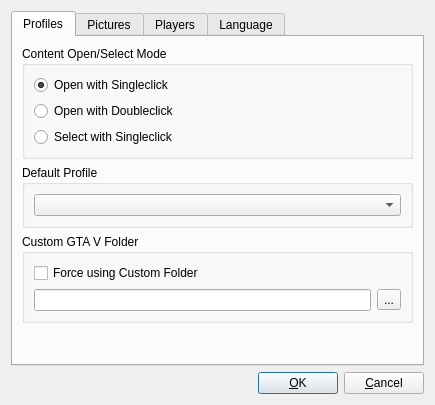
<?xml version="1.0" encoding="UTF-8"?>
<ui version="4.0">
 <class>OptionsDialog</class>
 <widget class="QDialog" name="OptionsDialog">
  <property name="geometry">
   <rect>
    <x>0</x>
    <y>0</y>
    <width>435</width>
    <height>405</height>
   </rect>
  </property>
  <property name="windowTitle">
   <string>%1 - Settings</string>
  </property>
  <property name="modal">
   <bool>true</bool>
  </property>
  <layout class="QVBoxLayout" name="vlOptions">
   <item>
    <widget class="QTabWidget" name="tabWidget">
     <property name="currentIndex">
      <number>0</number>
     </property>
     <widget class="QWidget" name="tabProfile">
      <attribute name="title">
       <string>Profiles</string>
      </attribute>
      <layout class="QVBoxLayout" name="vlProfile">
       <item>
        <widget class="QGroupBox" name="gbWidgets">
         <property name="title">
          <string>Content Open/Select Mode</string>
         </property>
         <layout class="QVBoxLayout" name="vlProfileContentMode">
          <item>
           <widget class="QRadioButton" name="rbOpenWithSC">
            <property name="text">
             <string>Open with Singleclick</string>
            </property>
            <property name="checked">
             <bool>true</bool>
            </property>
           </widget>
          </item>
          <item>
           <widget class="QRadioButton" name="rbOpenWithDC">
            <property name="text">
             <string>Open with Doubleclick</string>
            </property>
           </widget>
          </item>
          <item>
           <widget class="QRadioButton" name="rbSelectWithSC">
            <property name="text">
             <string>Select with Singleclick</string>
            </property>
           </widget>
          </item>
         </layout>
        </widget>
       </item>
       <item>
        <widget class="QGroupBox" name="gbDefaultProfile">
         <property name="title">
          <string>Default Profile</string>
         </property>
         <layout class="QVBoxLayout" name="vlDefaultProfile">
          <item>
           <widget class="QComboBox" name="cbProfiles"/>
          </item>
         </layout>
        </widget>
       </item>
       <item>
        <widget class="QGroupBox" name="gbDefaultFolder">
         <property name="title">
          <string>Custom GTA V Folder</string>
         </property>
         <layout class="QVBoxLayout" name="vlCustomGTAVFolder">
          <item>
           <widget class="QCheckBox" name="cbForceCustomFolder">
            <property name="text">
             <string>Force using Custom Folder</string>
            </property>
           </widget>
          </item>
          <item>
           <layout class="QHBoxLayout" name="hlDefaultFolder">
            <item>
             <widget class="QLineEdit" name="txtFolder"/>
            </item>
            <item>
             <widget class="QToolButton" name="cmdExploreFolder">
              <property name="text">
               <string>...</string>
              </property>
             </widget>
            </item>
           </layout>
          </item>
         </layout>
        </widget>
       </item>
       <item>
        <spacer name="vsProfile">
         <property name="orientation">
          <enum>Qt::Vertical</enum>
         </property>
         <property name="sizeHint" stdset="0">
          <size>
           <width>0</width>
           <height>0</height>
          </size>
         </property>
        </spacer>
       </item>
      </layout>
     </widget>
     <widget class="QWidget" name="tabPictures">
      <attribute name="title">
       <string>Pictures</string>
      </attribute>
      <layout class="QVBoxLayout" name="vlTabPictures">
       <item>
        <widget class="QGroupBox" name="gbPicResolution">
         <property name="title">
          <string>Export Size</string>
         </property>
         <layout class="QVBoxLayout" name="vlGbPicRes">
          <item>
           <widget class="QRadioButton" name="rbPicDefaultRes">
            <property name="text">
             <string>Default: %1x%2</string>
            </property>
            <property name="checked">
             <bool>true</bool>
            </property>
           </widget>
          </item>
          <item>
           <widget class="QRadioButton" name="rbPicDesktopRes">
            <property name="text">
             <string>Screen Resolution: %1x%2</string>
            </property>
           </widget>
          </item>
          <item>
           <layout class="QHBoxLayout" name="hlCustomRes">
            <item>
             <widget class="QRadioButton" name="rbPicCustomRes">
              <property name="text">
               <string>Custom Size:</string>
              </property>
             </widget>
            </item>
            <item>
             <widget class="QLabel" name="labPicCustomRes">
              <property name="enabled">
               <bool>false</bool>
              </property>
              <property name="text">
               <string>Custom Size:</string>
              </property>
             </widget>
            </item>
            <item>
             <widget class="QSpinBox" name="sbPicExportWidth">
              <property name="enabled">
               <bool>false</bool>
              </property>
              <property name="minimum">
               <number>1</number>
              </property>
              <property name="maximum">
               <number>3840</number>
              </property>
              <property name="value">
               <number>960</number>
              </property>
             </widget>
            </item>
            <item>
             <widget class="QLabel" name="labPicXDescription">
              <property name="enabled">
               <bool>false</bool>
              </property>
              <property name="text">
               <string>x</string>
              </property>
             </widget>
            </item>
            <item>
             <widget class="QSpinBox" name="sbPicExportHeight">
              <property name="enabled">
               <bool>false</bool>
              </property>
              <property name="minimum">
               <number>1</number>
              </property>
              <property name="maximum">
               <number>2160</number>
              </property>
              <property name="value">
               <number>536</number>
              </property>
             </widget>
            </item>
            <item>
             <spacer name="hsPicCustomSize">
              <property name="orientation">
               <enum>Qt::Horizontal</enum>
              </property>
              <property name="sizeHint" stdset="0">
               <size>
                <width>0</width>
                <height>0</height>
               </size>
              </property>
             </spacer>
            </item>
           </layout>
          </item>
          <item>
           <layout class="QHBoxLayout" name="hlAspectRatio">
            <item>
             <widget class="QCheckBox" name="cbIgnoreAspectRatio">
              <property name="text">
               <string>Ignore Aspect Ratio</string>
              </property>
             </widget>
            </item>
           </layout>
          </item>
         </layout>
        </widget>
       </item>
       <item>
        <widget class="QGroupBox" name="gbPicQuality">
         <property name="title">
          <string>Export Quality</string>
         </property>
         <layout class="QVBoxLayout" name="vlHlPicQuality">
          <item>
           <widget class="QCheckBox" name="cbPicCustomQuality">
            <property name="text">
             <string>Enable Custom Quality</string>
            </property>
           </widget>
          </item>
          <item>
           <layout class="QHBoxLayout" name="hlPicQuality">
            <item>
             <widget class="QLabel" name="labPicQualityDescription">
              <property name="enabled">
               <bool>false</bool>
              </property>
              <property name="text">
               <string>Quality:</string>
              </property>
             </widget>
            </item>
            <item>
             <widget class="QSlider" name="hsPicQuality">
              <property name="enabled">
               <bool>false</bool>
              </property>
              <property name="minimum">
               <number>1</number>
              </property>
              <property name="maximum">
               <number>100</number>
              </property>
              <property name="value">
               <number>100</number>
              </property>
              <property name="orientation">
               <enum>Qt::Horizontal</enum>
              </property>
             </widget>
            </item>
            <item>
             <widget class="QLabel" name="labPicQuality">
              <property name="enabled">
               <bool>false</bool>
              </property>
              <property name="text">
               <string>%1%</string>
              </property>
              <property name="wordWrap">
               <bool>true</bool>
              </property>
             </widget>
            </item>
           </layout>
          </item>
         </layout>
        </widget>
       </item>
       <item>
        <widget class="QGroupBox" name="gbSnapmaticPictureViewer">
         <property name="title">
          <string>Picture Viewer</string>
         </property>
         <layout class="QVBoxLayout" name="vlSnapmaticPictureViewer">
          <item>
           <widget class="QCheckBox" name="cbSnapmaticNavigationBar">
            <property name="text">
             <string>Enable Navigation Bar</string>
            </property>
           </widget>
          </item>
         </layout>
        </widget>
       </item>
       <item>
        <spacer name="vsTabPictures">
         <property name="orientation">
          <enum>Qt::Vertical</enum>
         </property>
         <property name="sizeHint" stdset="0">
          <size>
           <width>0</width>
           <height>0</height>
          </size>
         </property>
        </spacer>
       </item>
      </layout>
     </widget>
     <widget class="QWidget" name="tabPlayers">
      <attribute name="title">
       <string>Players</string>
      </attribute>
      <layout class="QVBoxLayout" name="vlPlayers">
       <property name="leftMargin">
        <number>0</number>
       </property>
       <property name="topMargin">
        <number>0</number>
       </property>
       <property name="rightMargin">
        <number>0</number>
       </property>
       <property name="bottomMargin">
        <number>0</number>
       </property>
       <item>
        <widget class="QTreeWidget" name="twPlayers">
         <property name="frameShape">
          <enum>QFrame::NoFrame</enum>
         </property>
         <property name="frameShadow">
          <enum>QFrame::Plain</enum>
         </property>
         <property name="lineWidth">
          <number>0</number>
         </property>
         <property name="editTriggers">
          <set>QAbstractItemView::NoEditTriggers</set>
         </property>
         <property name="verticalScrollMode">
          <enum>QAbstractItemView::ScrollPerPixel</enum>
         </property>
         <property name="sortingEnabled">
          <bool>true</bool>
         </property>
         <property name="wordWrap">
          <bool>true</bool>
         </property>
         <column>
          <property name="text">
           <string>ID</string>
          </property>
         </column>
         <column>
          <property name="text">
           <string>Name</string>
          </property>
         </column>
        </widget>
       </item>
      </layout>
     </widget>
     <widget class="QWidget" name="tabLocalization">
      <attribute name="title">
       <string>Language</string>
      </attribute>
      <layout class="QVBoxLayout" name="vlLocalization">
       <item>
        <widget class="QGroupBox" name="gbLanguage">
         <property name="title">
          <string>Language</string>
         </property>
         <layout class="QVBoxLayout" name="vlLanguage">
          <item>
           <widget class="QComboBox" name="cbLanguage"/>
          </item>
         </layout>
        </widget>
       </item>
       <item>
        <spacer name="vsInterface">
         <property name="orientation">
          <enum>Qt::Vertical</enum>
         </property>
         <property name="sizeHint" stdset="0">
          <size>
           <width>0</width>
           <height>0</height>
          </size>
         </property>
        </spacer>
       </item>
      </layout>
     </widget>
    </widget>
   </item>
   <item>
    <layout class="QHBoxLayout" name="hlButtons">
     <item>
      <spacer name="hsButtons">
       <property name="orientation">
        <enum>Qt::Horizontal</enum>
       </property>
       <property name="sizeHint" stdset="0">
        <size>
         <width>0</width>
         <height>0</height>
        </size>
       </property>
      </spacer>
     </item>
     <item>
      <widget class="QPushButton" name="cmdOK">
       <property name="sizePolicy">
        <sizepolicy hsizetype="Minimum" vsizetype="Minimum">
         <horstretch>0</horstretch>
         <verstretch>0</verstretch>
        </sizepolicy>
       </property>
       <property name="text">
        <string extracomment="OK, Cancel, Apply">&amp;OK</string>
       </property>
       <property name="icon">
        <iconset theme="dialog-ok"/>
       </property>
      </widget>
     </item>
     <item>
      <widget class="QPushButton" name="cmdClose">
       <property name="sizePolicy">
        <sizepolicy hsizetype="Minimum" vsizetype="Minimum">
         <horstretch>0</horstretch>
         <verstretch>0</verstretch>
        </sizepolicy>
       </property>
       <property name="text">
        <string extracomment="OK, Cancel, Apply">&amp;Cancel</string>
       </property>
       <property name="icon">
        <iconset theme="dialog-cancel"/>
       </property>
      </widget>
     </item>
    </layout>
   </item>
  </layout>
 </widget>
 <resources/>
 <connections>
  <connection>
   <sender>cmdClose</sender>
   <signal>clicked()</signal>
   <receiver>OptionsDialog</receiver>
   <slot>close()</slot>
   <hints>
    <hint type="sourcelabel">
     <x>352</x>
     <y>328</y>
    </hint>
    <hint type="destinationlabel">
     <x>199</x>
     <y>174</y>
    </hint>
   </hints>
  </connection>
 </connections>
</ui>
